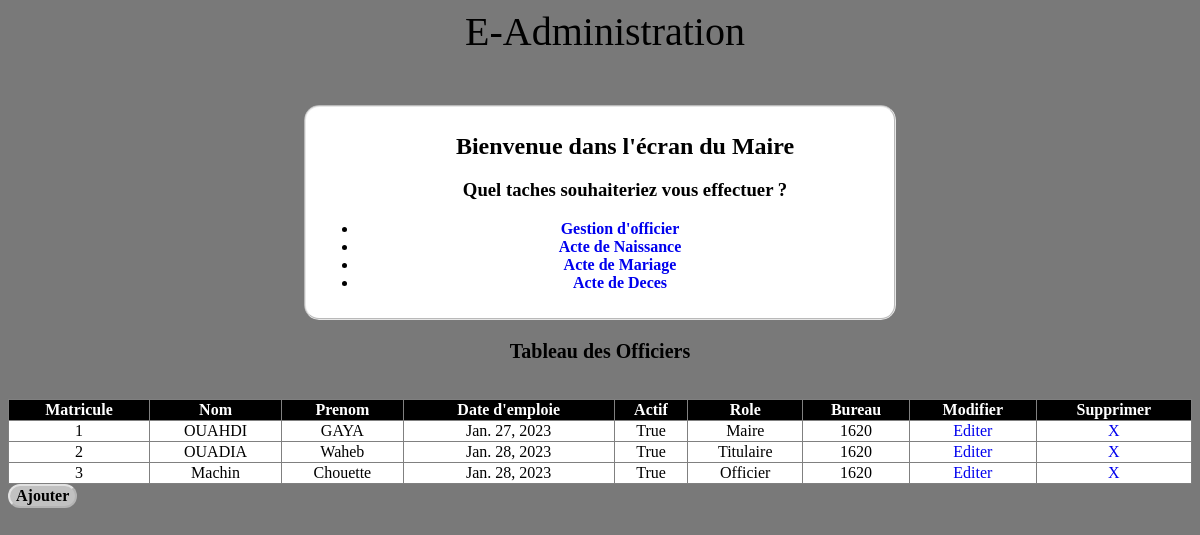
The page /Officier/ on the database its author committed.
### Gestion/models.py (models this page shows, shortened)
class Officier(models.Model):
    class role(models.TextChoices):
        Maire = 'Maire'
        Titulaire = 'Titulaire'
        Officier = 'Officier'
    Matricule = models.IntegerField(primary_key=True)
    Nom = models.CharField(max_length=255)
    Prenom = models.CharField(max_length=255)
    Date = models.DateField(default=date.today)
    Actif = models.BooleanField(default=True)
    Role = models.CharField(choices=role.choices, max_length=10)
    Bureau = models.ForeignKey(Bureau, related_name='officier_bureau', on_delete=models.CASCADE)
    Password = models.CharField(max_length=255)

class Bureau(models.Model):
    NumC = models.IntegerField(primary_key=True)
    NomC = models.CharField(max_length=255)
    NomD = models.CharField(max_length=255)
    NomW = models.CharField(max_length=255)
    def __str__(self):
        return f'{self.NumC}'
    objects = models.Manager()

### Gestion/views.py (the view)
# urls.py: path('Officier/', views.officier_Base,name='Officier_Base'),
def officier_Base(request):
    dataOfficier = Officier.objects.all()
    return render(request, 'Gestion/Officier/Officier.html', {'dataOfficier':dataOfficier})

### Gestion/templates/Gestion/Officier/Officier.html (shortened to what this page needs)
{% extends 'home.html' %}
{% block content %}
    <p>Tableau des Officiers</p>
    <table width="100%" border="1" style="border-collapse:collapse;margin-top:3%;text-align:center;">
        <thead>
            <tr>
                <th>Matricule</th> <th>Nom</th> <th>Prenom</th> <th>Date d'emploie</th> <th>Actif</th> <th>Role</th> <th>Bureau</th> <th>Modifier</th> <th>Supprimer</th>
            </tr>
        </thead>
        <tbody>
            {% for element in dataOfficier %}
                <tr>
                    <td>{{element.Matricule}}</td>
                    <td>{{element.Nom}}</td>
                    <td>{{element.Prenom}}</td>
                    <td>{{element.Date}}</td>
                    <td>{{element.Actif}}</td>
                    <td>{{element.Role}}</td>
                    <td>{{element.Bureau}}</td>
                    <td><a href="{% url 'updOff' element.Matricule %}">Editer</a></td>
                    <td><a href="{% url 'delOff' element.Matricule %}">X</a></td>
                </tr>
             {% endfor %}
        </tbody>
    </table>
    <a href="{% url 'addOff'%}"><input type="submit" value="Ajouter"></a>
{% endblock %}

### Gestion/static/Gestion/Style.css (style rules this page uses)
body { background: rgb(121, 121, 121); }
a { text-decoration: none; }
input { margin-bottom: 5px; font-size: medium; font-weight: bolder; font-family: 'Lucida Sans'; color: #000000; border-radius: 15px; background-color: rgba(255, 255, 255, 0.541); border-color: rgba(255, 255, 255, 0.541); transition: background-color 1s, color 1s; align-items: center; text-align: center; }
p { text-align: center; font-size: 20px; font-weight: bolder; font-family: 'Lucida Sans'; color: #000000; }
th { background-color: #000; color: white; font-family: 'Lucida Sans'; }
td { background-color: rgb(255, 255, 255); color: rgb(0, 0, 0); font-family: 'Lucida Sans'; font-weight: 500; }

### rows shown on the page
Officier: Matricule "1", Nom "OUAHDI", Prenom "GAYA", Date "Jan. 27, 2023", Actif "True", Role "Maire", Bureau "1620"
Officier: Matricule "2", Nom "OUADIA", Prenom "Waheb", Date "Jan. 28, 2023", Actif "True", Role "Titulaire", Bureau "1620"
Officier: Matricule "3", Nom "Machin", Prenom "Chouette", Date "Jan. 28, 2023", Actif "True", Role "Officier", Bureau "1620"
